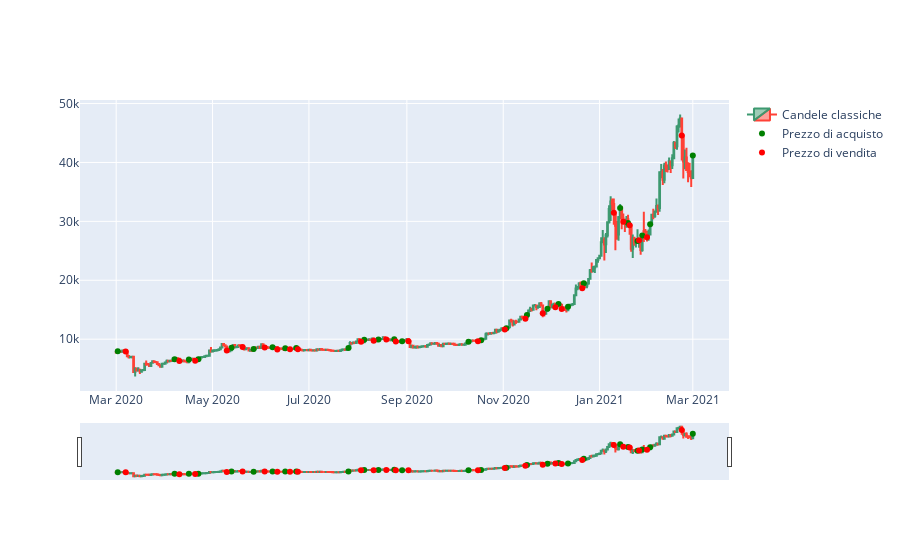
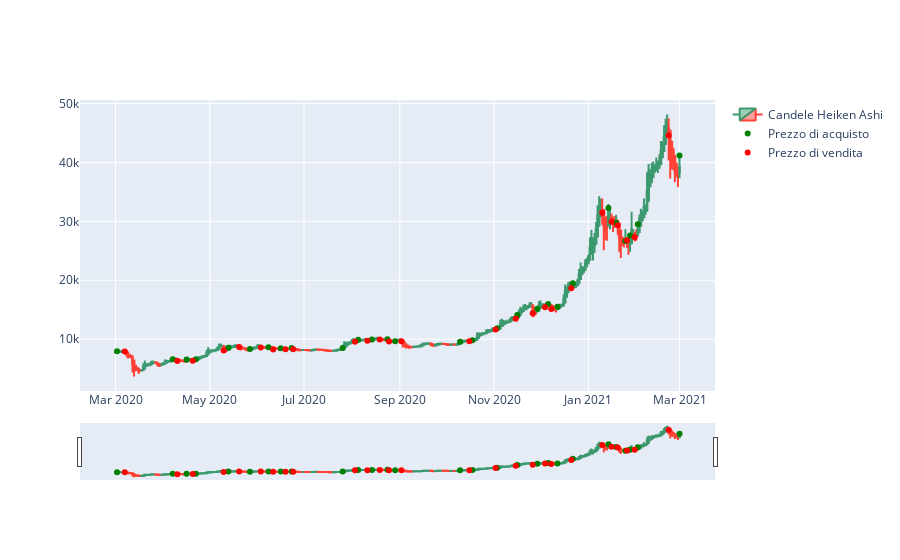

Here is the notebook cell these charts were saved with, in order:
### Markdown cell above
##### Mostro i punti di acquisto e vendita nel grafico delle candele sia classiche sia di Haiken Ashi

### Code cell
# Crea il grafico delle candele classiche
fig1 = go.Figure()
fig1.add_trace(go.Candlestick(x=tabella['Date'],
                open=tabella['Open'], high=tabella['High'],
                low=tabella['Low'], close=tabella['Close'],
                name='Candele classiche'))
fig1.add_trace(go.Scatter(x=tabella['Date'], y=tabella['Prezzo di acquisto'], mode='markers', name='Prezzo di acquisto', marker=dict(color='green')))
fig1.add_trace(go.Scatter(x=tabella['Date'], y=tabella['Prezzo di vendita'], mode='markers', name='Prezzo di vendita', marker=dict(color='red')))
fig1.show()

# Crea il grafico delle candele Heiken Ashi
fig2 = go.Figure()
fig2.add_trace(go.Candlestick(x=tabella['Date'],
                open=tabella['HA_Open'], high=tabella['HA_High'],
                low=tabella['HA_Low'], close=tabella['HA_Close'],
                name='Candele Heiken Ashi'))
fig2.add_trace(go.Scatter(x=tabella['Date'], y=tabella['Prezzo di acquisto'], mode='markers', name='Prezzo di acquisto', marker=dict(color='green')))
fig2.add_trace(go.Scatter(x=tabella['Date'], y=tabella['Prezzo di vendita'], mode='markers', name='Prezzo di vendita', marker=dict(color='red')))
fig2.show()

### Figure 1 — Plotly figure (JSON) as saved in the notebook; plotly's stock layout.template omitted (floating-point values rounded to 4 significant figures; data arrays with more than 128 entries replaced by an {"elided": "..."} marker saying what was removed)
{"data": [{"close": {"elided": "366 float values"}, "high": {"elided": "366 float values"}, "low": {"elided": "366 float values"}, "name": "Candele classiche", "open": {"elided": "366 float values"}, "type": "candlestick", "x": {"elided": "366 str values"}}, {"marker": {"color": "green"}, "mode": "markers", "name": "Prezzo di acquisto", "type": "scatter", "x": {"elided": "366 str values"}, "y": {"elided": "366 float values"}}, {"marker": {"color": "red"}, "mode": "markers", "name": "Prezzo di vendita", "type": "scatter", "x": {"elided": "366 str values"}, "y": {"elided": "366 float values"}}], "layout": {}}

### Figure 2 — Plotly figure (JSON) as saved in the notebook; plotly's stock layout.template omitted (floating-point values rounded to 4 significant figures; data arrays with more than 128 entries replaced by an {"elided": "..."} marker saying what was removed)
{"data": [{"close": {"elided": "366 float values"}, "high": {"elided": "366 float values"}, "low": {"elided": "366 float values"}, "name": "Candele Heiken Ashi", "open": {"elided": "366 float values"}, "type": "candlestick", "x": {"elided": "366 str values"}}, {"marker": {"color": "green"}, "mode": "markers", "name": "Prezzo di acquisto", "type": "scatter", "x": {"elided": "366 str values"}, "y": {"elided": "366 float values"}}, {"marker": {"color": "red"}, "mode": "markers", "name": "Prezzo di vendita", "type": "scatter", "x": {"elided": "366 str values"}, "y": {"elided": "366 float values"}}], "layout": {}}
